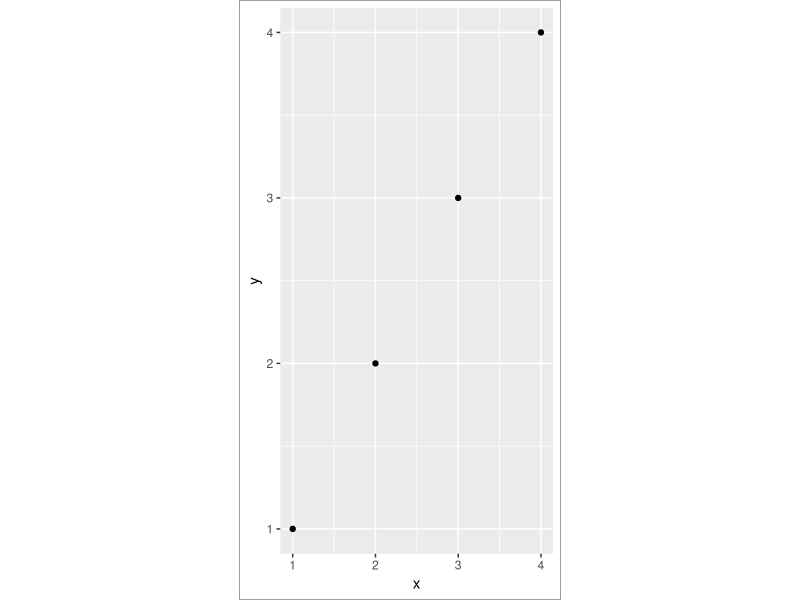

The R script that drew this image:
library(ggplot2)
df <- data.frame(x = 1:4, y = 1:4, z = rep(c("a", "b"), each = 2))
#The rep() function in R is used to replicate or repeat elements of a vector.
base <- ggplot(df, aes(x, y)) + geom_point()
base2 <- base + theme(plot.background = element_rect(colour = "grey50"))
# Long and skinny
base2 + theme(aspect.ratio = 2 / 1)
